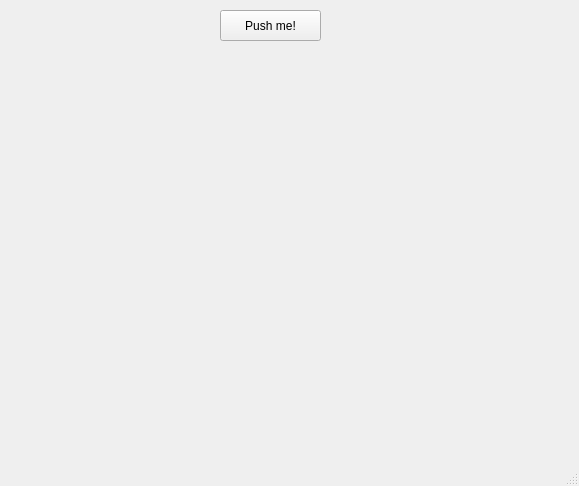
<?xml version="1.0" encoding="UTF-8"?>
<ui version="4.0">
 <class>MainWindow</class>
 <widget class="QMainWindow" name="MainWindow">
  <property name="geometry">
   <rect>
    <x>0</x>
    <y>0</y>
    <width>579</width>
    <height>486</height>
   </rect>
  </property>
  <property name="windowTitle">
   <string>MainWindow</string>
  </property>
  <widget class="QWidget" name="centralwidget">
   <widget class="QPushButton" name="pushButton">
    <property name="geometry">
     <rect>
      <x>220</x>
      <y>10</y>
      <width>101</width>
      <height>31</height>
     </rect>
    </property>
    <property name="text">
     <string>Push me!</string>
    </property>
   </widget>
  </widget>
  <widget class="QMenuBar" name="menubar">
   <property name="geometry">
    <rect>
     <x>0</x>
     <y>0</y>
     <width>579</width>
     <height>21</height>
    </rect>
   </property>
  </widget>
  <widget class="QStatusBar" name="statusbar"/>
 </widget>
 <resources/>
 <connections/>
</ui>
